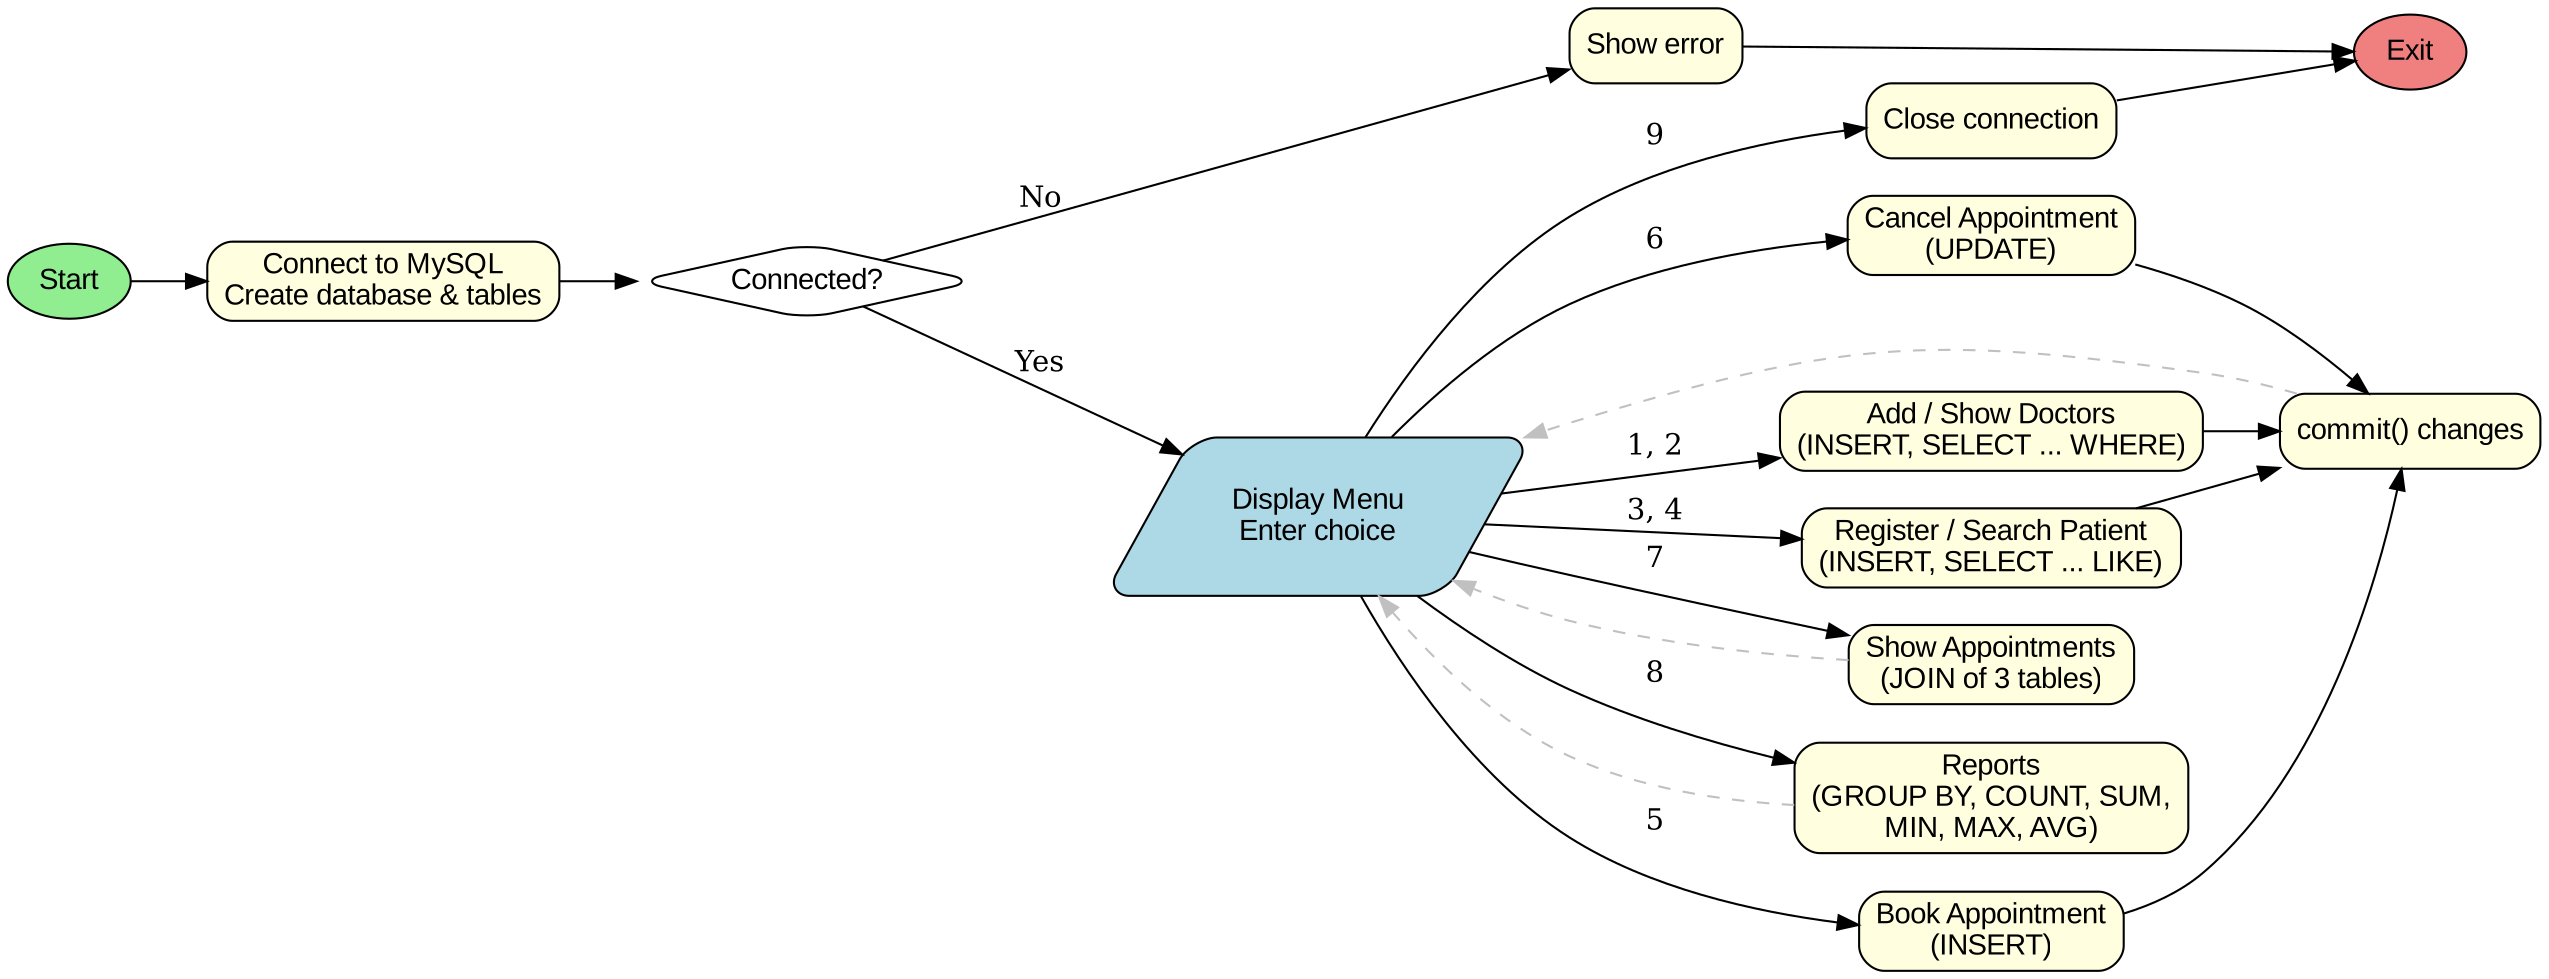

Write the Python code that produced this figure.
from graphviz import Digraph

# Flowchart of Hospital Management System (Python + MySQL)
dot = Digraph('flowchart', format='png', graph_attr={'dpi': '150', 'rankdir': 'LR'})
dot.attr('node', shape='box', style='rounded,filled', fillcolor='lightyellow', fontname='Arial')

dot.node('start', 'Start', shape='oval', fillcolor='lightgreen')
dot.node('conn', 'Connect to MySQL\nCreate database & tables')
dot.node('ok', 'Connected?', shape='diamond', fillcolor='white')
dot.node('err', 'Show error')
dot.node('menu', 'Display Menu\nEnter choice', shape='parallelogram', fillcolor='lightblue')
dot.node('doc', 'Add / Show Doctors\n(INSERT, SELECT ... WHERE)')
dot.node('pat', 'Register / Search Patient\n(INSERT, SELECT ... LIKE)')
dot.node('book', 'Book Appointment\n(INSERT)')
dot.node('cancel', 'Cancel Appointment\n(UPDATE)')
dot.node('show', 'Show Appointments\n(JOIN of 3 tables)')
dot.node('rep', 'Reports\n(GROUP BY, COUNT, SUM,\nMIN, MAX, AVG)')
dot.node('commit', 'commit() changes')
dot.node('close', 'Close connection', shape='box')
dot.node('stop', 'Exit', shape='oval', fillcolor='lightcoral')

dot.edge('start', 'conn')
dot.edge('conn', 'ok')
dot.edge('ok', 'err', label='No')
dot.edge('err', 'stop')
dot.edge('ok', 'menu', label='Yes')
dot.edge('menu', 'doc', label='1, 2')
dot.edge('menu', 'pat', label='3, 4')
dot.edge('menu', 'book', label='5')
dot.edge('menu', 'cancel', label='6')
dot.edge('menu', 'show', label='7')
dot.edge('menu', 'rep', label='8')
dot.edge('menu', 'close', label='9')
dot.edge('close', 'stop')
for n in ['doc', 'pat', 'book', 'cancel']:
    dot.edge(n, 'commit')
dot.edge('commit', 'menu', style='dashed', color='gray')
dot.edge('show', 'menu', style='dashed', color='gray')
dot.edge('rep', 'menu', style='dashed', color='gray')

dot.render('flowchart', cleanup=True)
print("Flowchart generated as 'flowchart.png'")
